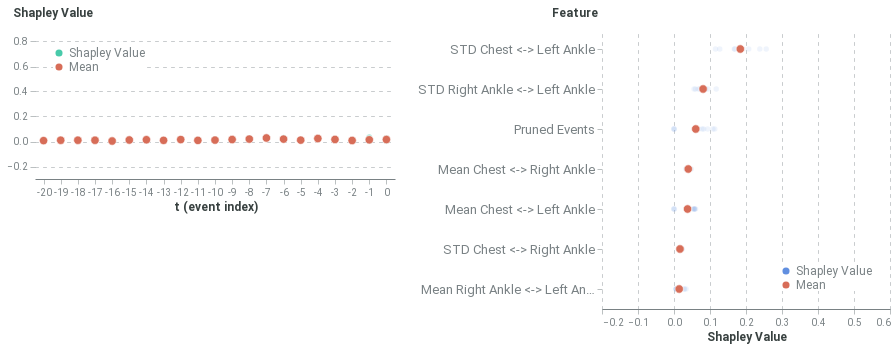

Here is the notebook cell this chart was saved with:
### Code cell
global_plot

### Figure 1 — Vega-Lite specification as saved in the notebook (floating-point values rounded to 4 significant figures; data arrays with more than 128 entries replaced by an {"elided": "..."} marker saying what was removed)
{"config": {"axis": {"domain": true, "domainColor": "#798184", "grid": false, "gridColor": "#798184", "gridOpacity": 0.5, "gridDash": [3, 5], "gridWidth": 0.8, "gridCap": "round", "labelPadding": 3, "labelFont": "Roboto", "labelColor": "#798184", "tickSize": 5, "tickColor": "#798184", "tickOpacity": 0.5, "titleColor": "#384140", "titleFont": "Roboto", "titleFontSize": 12}, "axisBand": {"domain": true, "ticks": false, "labelPadding": 7}, "axisY": {"domain": false, "titleAlign": "left", "titleAngle": 0, "titleX": -20, "titleY": -10}, "legend": {"labelColor": "#798184", "labelFontSize": 12, "symbolSize": 40, "titleColor": "#384140", "titleFontSize": 12, "titlePadding": 10, "titleFont": "Roboto", "labelFont": "Roboto"}, "line": {"stroke": "#618FE0", "strokeWidth": 2}, "rule": {"stroke": "#798184"}, "path": {"stroke": "#618FE0", "strokeWidth": 0.5}, "rect": {"fill": "#618FE0"}, "point": {"filled": true, "shape": "circle"}, "shape": {"stroke": "#618FE0"}, "bar": {"fill": "#618FE0", "stroke": null}, "text": {"font": "Roboto", "color": "#384140", "fontSize": 12}, "arc": {"stroke": "#fff", "strokeWidth": 1}, "range": {"category": ["#618FE0", "#50D0B0", "#E17560", "#E8B474", "#D889C4", "#34A3BC", "#A583A4"], "ramp": ["#001854", "#002f72", "#04478e", "#1e5fab", "#4477c5", "#6290e1", "#7ea9fd", "#9ec7ff", "#bde4ff"], "heatmap": ["#001854", "#002f72", "#04478e", "#1e5fab", "#4477c5", "#6290e1", "#7ea9fd", "#9ec7ff", "#bde4ff"], "diverging": ["#003b26", "#006b52", "#1aa082", "#55d5b5", "#f5f5f5", "#ffaa92", "#d16f5b", "#9e392c", "#650200"]}, "title": {"anchor": "start", "fontSize": 20, "color": "#384140", "fontWeight": "bold", "offset": 20, "font": "Roboto", "subtitleColor": "#384140", "subtitleFontSize": 16}, "header": {"labelFontSize": 12, "titleFontSize": 16, "labelColor": "#384140", "titleColor": "#384140", "titleFont": "Roboto", "labelFont": "Roboto"}, "group": {"fill": "white"}, "background": "white", "view": {"stroke": "transparent", "continuousHeight": 300, "continuousWidth": 400}}, "hconcat": [{"data": {"name": "data-7b41b10d3d5671b254e344b2dd42d91f"}, "mark": {"type": "point", "stroke": "white", "strokeWidth": 0.6}, "encoding": {"color": {"type": "nominal", "field": "type", "legend": {"fillColor": "white", "orient": "top-left", "symbolSize": 50, "symbolStrokeWidth": 0, "title": null}, "scale": {"domain": ["Shapley Value", "Mean"], "range": ["#48caaa", "#d76d58"]}}, "opacity": {"condition": {"value": 1.0, "test": "(datum.type === 'Mean')"}, "value": 0.2}, "size": {"condition": {"value": 70, "test": "(datum.type === 'Mean')"}, "value": 30}, "x": {"type": "ordinal", "axis": {"labelAngle": 0}, "field": "t (event index)"}, "y": {"type": "quantitative", "axis": {"grid": true, "titleX": -23}, "field": "Shapley Value", "scale": {"domain": [-0.3, 0.9]}, "title": "Shapley Value"}}, "height": 150, "width": 360}, {"data": {"name": "data-4bf78fbee0e50edc9a3392c134791efb"}, "mark": {"type": "point", "stroke": "white", "strokeWidth": 0.6}, "encoding": {"color": {"type": "nominal", "field": "type", "legend": {"fillColor": "white", "orient": "bottom-right", "symbolSize": 50, "symbolStrokeWidth": 0, "title": null}, "scale": {"domain": ["Shapley Value", "Mean"], "range": ["#618FE0", "#d76d58"]}}, "opacity": {"condition": {"value": 1.0, "test": "(datum.type === 'Mean')"}, "value": 0.1}, "size": {"condition": {"value": 70, "test": "(datum.type === 'Mean')"}, "value": 30}, "x": {"type": "quantitative", "axis": {"grid": true, "title": "Shapley Value"}, "field": "Shapley Value", "scale": {"domain": [-0.2, 0.6]}}, "y": {"type": "ordinal", "axis": {"labelFontSize": 13, "titleX": -51}, "field": "Feature", "sort": ["STD Chest <-> Left Ankle", "STD Right Ankle <-> Left Ankle", "Pruned Events", "Mean Chest <-> Right Ankle", "Mean Chest <-> Left Ankle", "STD Chest <-> Right Ankle", "Mean Right Ankle <-> Left Ankle"]}}, "height": 280, "width": 288}], "resolve": {"scale": {"color": "independent"}}, "$schema": "https://vega.github.io/schema/vega-lite/v4.8.1.json", "datasets": {"data-7b41b10d3d5671b254e344b2dd42d91f": {"elided": "210 records"}, "data-4bf78fbee0e50edc9a3392c134791efb": [{"Shapley Value": 0.04562, "Feature": "Mean Chest <-> Right Ankle", "type": "Shapley Value"}, {"Shapley Value": 0.01731, "Feature": "STD Chest <-> Right Ankle", "type": "Shapley Value"}, {"Shapley Value": 0.05999, "Feature": "Mean Chest <-> Left Ankle", "type": "Shapley Value"}, {"Shapley Value": 0.2562, "Feature": "STD Chest <-> Left Ankle", "type": "Shapley Value"}, {"Shapley Value": 0.03354, "Feature": "Mean Right Ankle <-> Left Ankle", "type": "Shapley Value"}, {"Shapley Value": 0.08614, "Feature": "STD Right Ankle <-> Left Ankle", "type": "Shapley Value"}, {"Shapley Value": 0.0, "Feature": "Pruned Events", "type": "Shapley Value"}, {"Shapley Value": 0.0376, "Feature": "Mean Chest <-> Right Ankle", "type": "Shapley Value"}, {"Shapley Value": 0.01415, "Feature": "STD Chest <-> Right Ankle", "type": "Shapley Value"}, {"Shapley Value": 0.05522, "Feature": "Mean Chest <-> Left Ankle", "type": "Shapley Value"}, {"Shapley Value": 0.2075, "Feature": "STD Chest <-> Left Ankle", "type": "Shapley Value"}, {"Shapley Value": 0.02961, "Feature": "Mean Right Ankle <-> Left Ankle", "type": "Shapley Value"}, {"Shapley Value": 0.07229, "Feature": "STD Right Ankle <-> Left Ankle", "type": "Shapley Value"}, {"Shapley Value": 0.0824, "Feature": "Pruned Events", "type": "Shapley Value"}, {"Shapley Value": 0.03344, "Feature": "Mean Chest <-> Right Ankle", "type": "Shapley Value"}, {"Shapley Value": 0.01266, "Feature": "STD Chest <-> Right Ankle", "type": "Shapley Value"}, {"Shapley Value": 0.05206, "Feature": "Mean Chest <-> Left Ankle", "type": "Shapley Value"}, {"Shapley Value": 0.1919, "Feature": "STD Chest <-> Left Ankle", "type": "Shapley Value"}, {"Shapley Value": 0.02783, "Feature": "Mean Right Ankle <-> Left Ankle", "type": "Shapley Value"}, {"Shapley Value": 0.06761, "Feature": "STD Right Ankle <-> Left Ankle", "type": "Shapley Value"}, {"Shapley Value": 0.1133, "Feature": "Pruned Events", "type": "Shapley Value"}, {"Shapley Value": 0.04791, "Feature": "Mean Chest <-> Right Ankle", "type": "Shapley Value"}, {"Shapley Value": 0.01303, "Feature": "STD Chest <-> Right Ankle", "type": "Shapley Value"}, {"Shapley Value": 0.05709, "Feature": "Mean Chest <-> Left Ankle", "type": "Shapley Value"}, {"Shapley Value": 0.169, "Feature": "STD Chest <-> Left Ankle", "type": "Shapley Value"}, {"Shapley Value": 0.007485, "Feature": "Mean Right Ankle <-> Left Ankle", "type": "Shapley Value"}, {"Shapley Value": 0.1173, "Feature": "STD Right Ankle <-> Left Ankle", "type": "Shapley Value"}, {"Shapley Value": 5.677e-10, "Feature": "Pruned Events", "type": "Shapley Value"}, {"Shapley Value": 0.04396, "Feature": "Mean Chest <-> Right Ankle", "type": "Shapley Value"}, {"Shapley Value": 0.01372, "Feature": "STD Chest <-> Right Ankle", "type": "Shapley Value"}, {"Shapley Value": 0.05749, "Feature": "Mean Chest <-> Left Ankle", "type": "Shapley Value"}, {"Shapley Value": 0.1272, "Feature": "STD Chest <-> Left Ankle", "type": "Shapley Value"}, {"Shapley Value": 0.006447, "Feature": "Mean Right Ankle <-> Left Ankle", "type": "Shapley Value"}, {"Shapley Value": 0.09457, "Feature": "STD Right Ankle <-> Left Ankle", "type": "Shapley Value"}, {"Shapley Value": 0.06842, "Feature": "Pruned Events", "type": "Shapley Value"}, {"Shapley Value": 0.03927, "Feature": "Mean Chest <-> Right Ankle", "type": "Shapley Value"}, {"Shapley Value": 0.01239, "Feature": "STD Chest <-> Right Ankle", "type": "Shapley Value"}, {"Shapley Value": 0.05675, "Feature": "Mean Chest <-> Left Ankle", "type": "Shapley Value"}, {"Shapley Value": 0.1152, "Feature": "STD Chest <-> Left Ankle", "type": "Shapley Value"}, {"Shapley Value": 0.006908, "Feature": "Mean Right Ankle <-> Left Ankle", "type": "Shapley Value"}, {"Shapley Value": 0.08785, "Feature": "STD Right Ankle <-> Left Ankle", "type": "Shapley Value"}, {"Shapley Value": 0.09343, "Feature": "Pruned Events", "type": "Shapley Value"}, {"Shapley Value": 0.03793, "Feature": "Mean Chest <-> Right Ankle", "type": "Shapley Value"}, {"Shapley Value": 0.0222, "Feature": "STD Chest <-> Right Ankle", "type": "Shapley Value"}, {"Shapley Value": -0.0003608, "Feature": "Mean Chest <-> Left Ankle", "type": "Shapley Value"}, {"Shapley Value": 0.2383, "Feature": "STD Chest <-> Left Ankle", "type": "Shapley Value"}, {"Shapley Value": 0.006681, "Feature": "Mean Right Ankle <-> Left Ankle", "type": "Shapley Value"}, {"Shapley Value": 0.08604, "Feature": "STD Right Ankle <-> Left Ankle", "type": "Shapley Value"}, {"Shapley Value": -8.799e-09, "Feature": "Pruned Events", "type": "Shapley Value"}, {"Shapley Value": 0.03735, "Feature": "Mean Chest <-> Right Ankle", "type": "Shapley Value"}, {"Shapley Value": 0.02324, "Feature": "STD Chest <-> Right Ankle", "type": "Shapley Value"}, {"Shapley Value": 0.001122, "Feature": "Mean Chest <-> Left Ankle", "type": "Shapley Value"}, {"Shapley Value": 0.1848, "Feature": "STD Chest <-> Left Ankle", "type": "Shapley Value"}, {"Shapley Value": 0.006358, "Feature": "Mean Right Ankle <-> Left Ankle", "type": "Shapley Value"}, {"Shapley Value": 0.05977, "Feature": "STD Right Ankle <-> Left Ankle", "type": "Shapley Value"}, {"Shapley Value": 0.07813, "Feature": "Pruned Events", "type": "Shapley Value"}, {"Shapley Value": 0.03368, "Feature": "Mean Chest <-> Right Ankle", "type": "Shapley Value"}, {"Shapley Value": 0.02088, "Feature": "STD Chest <-> Right Ankle", "type": "Shapley Value"}, {"Shapley Value": -0.0005768, "Feature": "Mean Chest <-> Left Ankle", "type": "Shapley Value"}, {"Shapley Value": 0.1677, "Feature": "STD Chest <-> Left Ankle", "type": "Shapley Value"}, {"Shapley Value": 0.005025, "Feature": "Mean Right Ankle <-> Left Ankle", "type": "Shapley Value"}, {"Shapley Value": 0.05575, "Feature": "STD Right Ankle <-> Left Ankle", "type": "Shapley Value"}, {"Shapley Value": 0.1083, "Feature": "Pruned Events", "type": "Shapley Value"}, {"Shapley Value": 0.06044, "Feature": "Pruned Events", "type": "Mean"}, {"Shapley Value": 0.03964, "Feature": "Mean Chest <-> Right Ankle", "type": "Mean"}, {"Shapley Value": 0.03764, "Feature": "Mean Chest <-> Left Ankle", "type": "Mean"}, {"Shapley Value": 0.01443, "Feature": "Mean Right Ankle <-> Left Ankle", "type": "Mean"}, {"Shapley Value": 0.01662, "Feature": "STD Chest <-> Right Ankle", "type": "Mean"}, {"Shapley Value": 0.1842, "Feature": "STD Chest <-> Left Ankle", "type": "Mean"}, {"Shapley Value": 0.08081, "Feature": "STD Right Ankle <-> Left Ankle", "type": "Mean"}]}}
